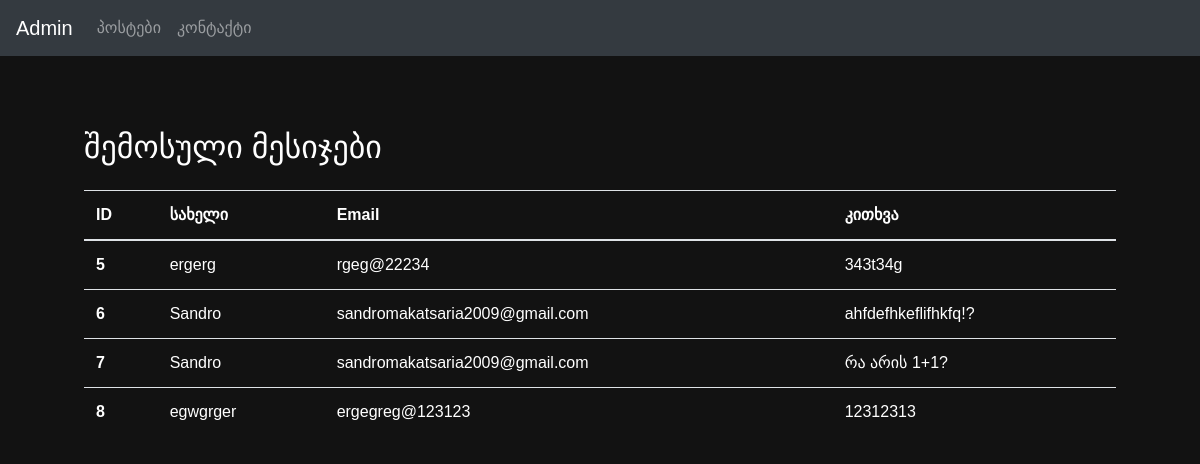
The app's page /admin/admin_contacts, older data.
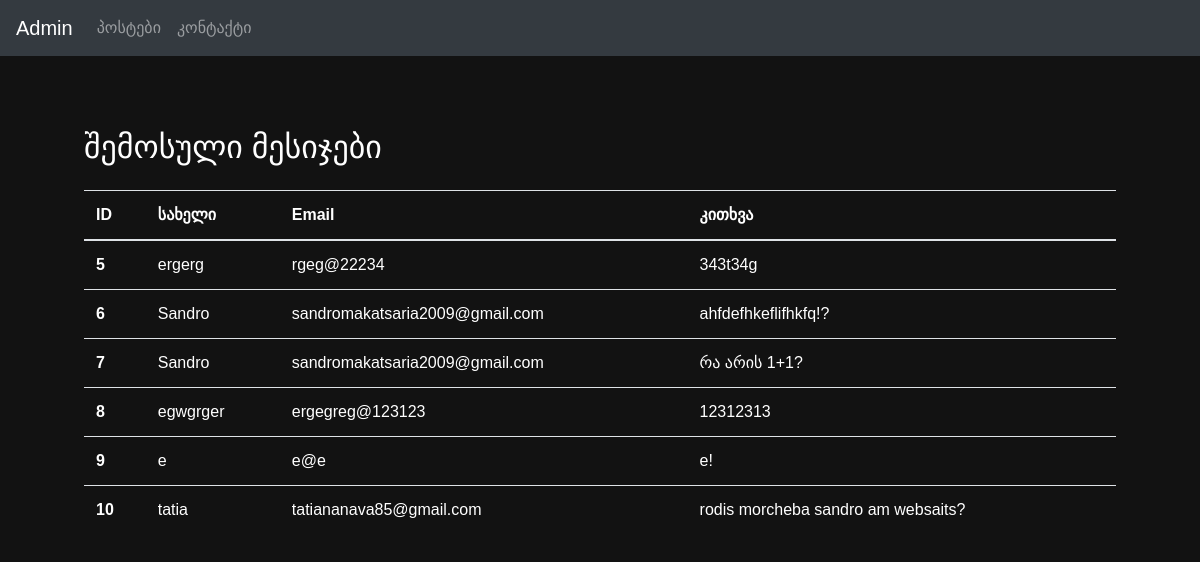
The same page, newer data.
### tables this page shows
CREATE TABLE contacts (
                id INTEGER PRIMARY KEY AUTOINCREMENT,
                name TEXT NOT NULL,
                email TEXT NOT NULL,
                question TEXT NOT NULL
            );

### app_main.py (the view)
@app.route('/admin/admin_contacts')
def admin_contacts():
    conn = sqlite3.connect('fitnessproject.db')
    c = conn.cursor()
    c.execute('SELECT * FROM contacts')
    rows = c.fetchall()
    conn.close()
    questions = []
    for row in rows:
        questions.append({'id': row[0], 'name': row[1], 'email': row[2], 'question': row[3]})
    print(questions)
    return render_template('admin_contacts.html', questions=questions)

### templates/admin_contacts.html (shortened to what this page needs)
<!doctype html>
<html lang="en">
<head>
    <link rel="stylesheet" href="https://cdn.jsdelivr.net/npm/bootstrap@4.4.1/dist/css/bootstrap.min.css"
>
</head>
<body style="background-color: #121212;">
{%include 'admin_header.html'%}
<br>
<br>
<h2 class="main-box" style="color: white;">შემოსული მესიჯები</h2>
<table class="table main-box">
    <thead>
    <tr>
        <th scope="col" class="white-text">ID</th>
        <th scope="col" class="white-text">სახელი</th>
        <th scope="col" class="white-text">Email</th>
        <th scope="col" class="white-text">კითხვა</th>
    </tr>
    </thead>
    <tbody>
    {%for question in questions %}
    <tr>
        <th scope="row" class="white-text">{{question['id']}}</th>
        <td class="white-text">{{question['name']}}</td>
        <td class="white-text">{{question['email']}}</td>
        <td class="white-text">{{question['question']}}</td>
    </tr>
    {% endfor %}
    </tbody>
</table>
</body>
</html>

### templates/admin_header.html (shortened to what this page needs)
<nav class="navbar navbar-expand-lg navbar-dark bg-dark">
    <a class="navbar-brand" href="/admin">
        Admin
    </a>
    <div class="collapse navbar-collapse" id="navbarSupportedContent">
        <ul class="navbar-nav mr-auto">
            <li class="nav-item">
                <a class="nav-link" href={{url_for('admin_posts')}}>პოსტები <span class="sr-only">(current)</span></a>
            </li>
            <li class="nav-item">
                <a class="nav-link" href={{url_for('admin_contacts')}}>კონტაქტი</a>
            </li>
        </ul>
    </div>
</nav>

### templates/admin_contacts.html (style rules this page uses)
body { font-family: "ALK Sanet", sans-serif; }
.main-box { width: 86%; margin-left: 7%; margin-top: 2%; }
.white-text { color: white; }

Row changes from the older to the newer data that the page shows:
added contacts: id "9", name "e", email "e@e", question "e!"
added contacts: id "10", name "tatia", email "tatiananava85@gmail.com", question "rodis morcheba sandro am websaits?"
